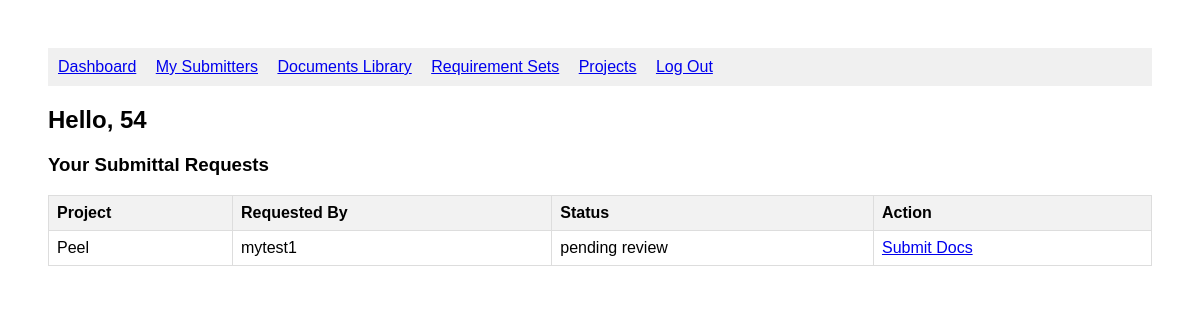
The page /submitter_dashboard (signed in) on the database its author committed.
### tables this page shows
CREATE TABLE submitting_users (
    id INTEGER PRIMARY KEY AUTOINCREMENT,
    login TEXT UNIQUE NOT NULL,
    password TEXT NOT NULL,
    email TEXT NOT NULL,
    token TEXT UNIQUE NOT NULL,
    invited_by INTEGER NOT NULL, name TEXT,
    FOREIGN KEY (invited_by) REFERENCES admin_users(id)
);

CREATE TABLE "requests" (
    id INTEGER PRIMARY KEY AUTOINCREMENT,
    project_id INTEGER NOT NULL,
    submitter_id INTEGER NOT NULL,
    requirement_set_id INTEGER NOT NULL,
    admin_id INTEGER NOT NULL,
    token TEXT UNIQUE,
    status TEXT DEFAULT 'pending review',
    date_requested TEXT DEFAULT CURRENT_TIMESTAMP
);

CREATE TABLE project (
    id INTEGER PRIMARY KEY AUTOINCREMENT,
    project_number INTEGER NOT NULL,
    project_name TEXT NOT NULL,
    project_admin_id INTEGER NOT NULL,
    FOREIGN KEY (project_admin_id) REFERENCES admin_users(id)
);

CREATE TABLE admin_users (
    id INTEGER PRIMARY KEY AUTOINCREMENT,
    login TEXT UNIQUE NOT NULL,
    password TEXT NOT NULL,
    email TEXT NOT NULL
, name TEXT);

### app.py (the view)
@app.route("/submitter_dashboard", methods=['GET', 'POST'])
def submitter_dashboard():
    db = get_db()
    submitter_id = session.get("id")
    if not submitter_id and not session.get("submitter"):
        return redirect("/submitter_login")
    submitter = db.execute("SELECT * FROM submitting_users WHERE id = ?", (submitter_id,)).fetchone()
    sub_requests = db.execute("""
    SELECT
        requests.project_id,
        requests.admin_id,
        requests.token,
        requests.status,
        admin_users.login AS gc_name,
        project.project_name
    FROM requests
    JOIN admin_users ON requests.admin_id = admin_users.id
    JOIN project ON requests.project_id = project.id
    WHERE requests.submitter_id = ?
""", (submitter_id,)).fetchall()
    return render_template("submitter_dashboard.html", submitter=submitter, sub_requests=sub_requests)

### app.py (called while the page is built)
def get_db():
    conn = sqlite3.connect("database.db")
    conn.row_factory = sqlite3.Row
    return conn

### templates/submitter_dashboard.html (shortened to what this page needs)
<!DOCTYPE html>
<html lang="en">
<head>
</head>
<body>
    <nav style="background-color: #f0f0f0; padding: 10px;">
        <a href="/admin" style="margin-right: 15px;">Dashboard</a>
        <a href="/my_submitters" style="margin-right: 15px;">My Submitters</a>
        <a href="/documents_library" style="margin-right: 15px;">Documents Library</a>
        <a href="/my_sets" style="margin-right: 15px;">Requirement Sets</a>
        <a href="/projects" style="margin-right: 15px;">Projects</a>
        <a href="/logout">Log Out</a>
    </nav>
    <h2>Hello, {{ submitter['login'] }}</h2>
    <h3>Your Submittal Requests</h3>
    <table border="1" cellpadding="8" cellspacing="0">
        <tr>
            <th>Project</th>
            <th>Requested By</th>
            <th>Status</th>
            <th>Action</th>
        </tr>
        {% for req in sub_requests %}
        <tr>
            <td>{{ req.project_name }}</td>
            <td>{{ req.gc_name }}</td>
            <td>{{ req.status }}</td>
            <td><a href="/submission/{{ req.token }}">Submit Docs</a></td>
        </tr>
        {% else %}
        <tr>
            <td colspan="4">You have no active submittal requests.</td>
        </tr>
        {% endfor %}
    </table>
</body>
</html>

### templates/submitter_dashboard.html (style rules this page uses)
body { font-family: Arial, sans-serif; padding: 40px; }
h2 { margin-bottom: 20px; }
table { width: 100%; border-collapse: collapse; margin-bottom: 30px; }
th, td { border: 1px solid #ddd; padding: 8px; text-align: left; }
th { background-color: #f2f2f2; }

### rows shown on the page
submitting_users: login "54"
requests: project_name "Peel", gc_name "mytest1", status "pending review"
